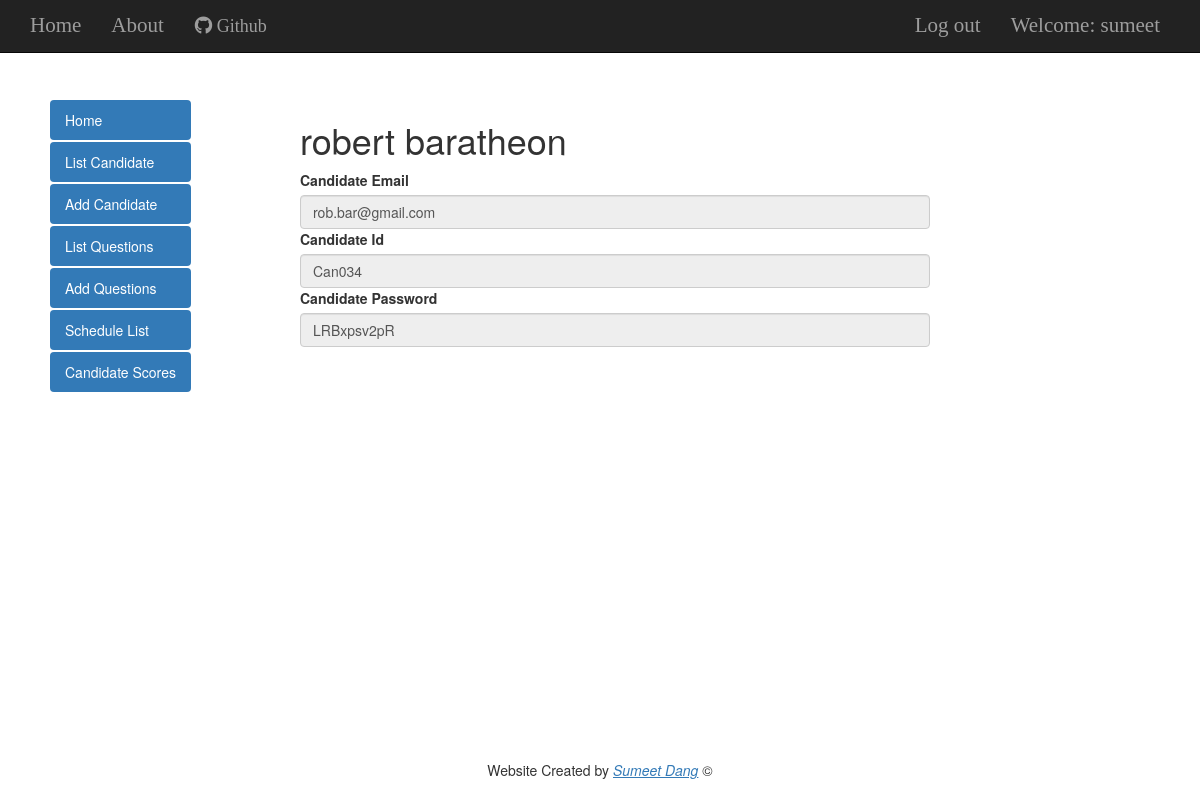
Page /candidate/38 (signed in) on the committed database.
### TestApp/models.py (models this page shows, shortened)
class Candidate(models.Model):
    id = models.AutoField(primary_key=True)
    first_name = models.CharField(max_length=100)
    last_name = models.CharField(max_length=100)
    email = models.EmailField(max_length=100)
    login_id = models.CharField(max_length=10,unique=True)
    password = models.CharField(max_length=10)

### TestApp/views.py (the view)
# urls.py: url(r'^candidate/(?P<pk>\d+)$',admin_login(views.CandidateDetailView.as_view()),name='candidate_detail'),
class CandidateDetailView(LoginRequiredMixin,DetailView):
    login_url ='/accounts/login/'
    redirect_field_name = 'TestApp/index.html'
    template_name = 'candidate_detail.html'
    model = Candidate

### TestApp/views.py (called while the page is built)
def admin_login(view_func):
    def _decorator(request, *args, **kwargs):
        if(request.user.groups.filter(name__in=['Candidate']).exists()):
            return redirect(reverse('invalid_login'))
        else:
            response = view_func(request, *args, **kwargs)
            return response
    return wraps(view_func)(_decorator)

### TestApp/template/TestApp/candidate_detail.html
{% extends 'base.html' %}
{% block content %}
  <h1 class='candidate-name-loader'>{{ candidate.first_name }} {{ candidate.last_name }}</h1>
    <label>Candidate Email</label>
    <input type="text" class="textinputclass form-control" value="{{ candidate.email }}" disabled></input>
    <label>Candidate Id</label>
    <input type="text" class="textinputclass form-control" value="{{ candidate.login_id }}" disabled></input>
    <label>Candidate Password</label>
    <input type="text" class="textinputclass form-control" value="{{ candidate.password }}" disabled></input>
{% endblock %}

### TestApp/template/TestApp/base.html (shortened to what this page needs)
<!DOCTYPE html>
{% load staticfiles %}
<html>
  <head>
<link rel="stylesheet" href="https://maxcdn.bootstrapcdn.com/bootstrap/3.3.7/css/bootstrap.min.css">
<link rel="stylesheet" href="/static/css/TestApp.css">
  </head>
  <body>
    <nav class='navbar navbar-inverse navbar-fixed-top font-bitter'>
        <div class="container-fluid">
          <ul class='nav navbar-nav'>
            <li><a href="{% url 'index' %}">Home</a></li>
            <li><a href="{% url 'about' %}">About</a></li>
            <li><a class="btn btn-block btn-social btn-lg btn-google-plus" href="https://github.com/sumeet-dang/Online-Test-Application">
          <i class="fa fa-github"></i>
          Github
        </a></li>
          </ul>
          <ul class='nav navbar-nav navbar-right'>
            {% if user.is_authenticated %}
            <li>
              <a href="{% url 'logout' %}" >Log out</a>
            </li>
            <li>
              <a >Welcome: {{ user.username }}</a>
            </li>
              {% else %}
              <li><a class='nav navbar-right' href="{% url 'login' %}" ><span class="glyphicon glyphicon-user"></span></a></li>
            {% endif %}
          </ul>
        </div>
    </nav>
<br><br><br><br><br>
    <div class="activity-list" id="base_list">
    <ul class="nav nav-pills nav-stacked">
      <li role="presentation" class="active"><a href="{% url 'index' %}">Home</a></li>
      <li role="presentation" class="active"><a href="{% url 'candidate_list' %}">List Candidate</a></li>
      <li role="presentation" class="active"><a href="{% url 'candidate_new' %}">Add Candidate</a></li>
      <li role="presentation" class="active"><a href="{% url 'question_list' %}">List Questions</a></li>
      <li role="presentation" class="active"><a href="{% url 'question_new' %}">Add Questions</a></li>
      <li role="presentation" class="active"><a href="{% url 'schedule_list' %}">Schedule List</a></li>
      <li role="presentation" class="active"><a href="{% url 'score_list' %}">Candidate Scores</a></li>
    </ul>
</div>
  <div class="template-content">
  {% block content %}
  {% endblock %}
</div>
<div class="footer">
  <p>Website Created by <a href="mailto:sumeet.dang101@gmail.com?Subject=Online%20Portal" target="_top" class="emphasize">Sumeet Dang</a> ©</p>
</div>
  </body>
</html>

### TestApp/static/css/TestApp.css (style rules this page uses)
.textinputclass { width : 70%!important; margin-right:100; padding: 10; text-align: left; enabled:false; }
body { background-image: url(../Images/background1.jpg); background-size: cover!important; background-repeat:repeat; background-size: 100%; }
.footer { position: fixed; right: 0; bottom: 0; left: 0; padding: 1rem; text-align: center; }
.font-bitter { font-family: 'Bitter', serif; font-size:1.5em; }
.navbar-right { margin-right:10px; }
.activity-list { margin-left:50px; border:black; float: left; height: 100%; width: auto; }
.template-content { margin-left:300px; height: 100%; }
.emphasize { font-style: italic; font-weight: 300; text-decoration: underline; }

### rows in the picture
Candidate: first_name "robert", last_name "baratheon", email "rob.bar@gmail.com", login_id "Can034", password "LRBxpsv2pR"

### other values in the picture
{{ user.username }} "sumeet"
